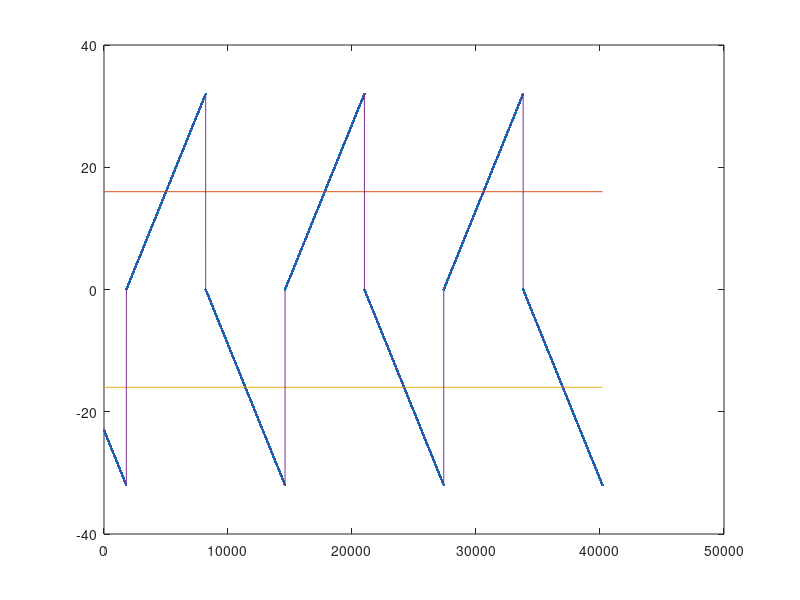

Recreate this plot in MATLAB. (Note: this script raises an error after producing the figure.)
% This program alternates between square-wave CSM and a fixed-disparity plane, with intervening gray gaps% For CSM1, the fixed-disparity plane is at zero disparity% For CSM2, the fixed-disparity plane is at a disparity matching one or other of the CSM planes% For CSM3, the fixed-disparity plane is at random depths over the range of% the sin csm stim%% init clear all% stimGating = 0; %=- set to 0 to show the stim all the time, not 0 to gate using digital one on activewiresterzShift = [ 1 0 1 0 ]*60; %%%=- msb to shift displays nasal or temporal ( global disparity )%% active wire setup for TTL fixation input% activewire(1,'OpenDevice') % open device 1% activewire(1,'SetDirection',[1 1 1 1 1 1 1 1 1 1 1 1 1 1 1 1]) % set all I/O lines to input%% timinghalfPeriod = 32; %Half-period of CSM2 but a full period of CSM due to four-phase cycle					%24 gives 10 sec CSM, 2 sec gray, 10 sec fixed-disparity, 2 sec graynCycles = 3; % 6 gives 12 cycles of CSM, six of the null depth alternation in CSM2%=- duration is 2*halfPeriod*nCyclessecsToDiscard = 9 ;dTPlan = 0.005; planFreq = round(1/dTPlan); %time sampling in the experimental plandT = 0.125;	% must not be changed !!!! gap=2; % duration of zero-disparity gap (sec)nonGap = halfPeriod/2-gap; % residual non-gap durationgapL=0.3; % luminance of the gap%% user input and defaults% choice = menu('Frequency', '0.33 Hz','1 Hz', '2 Hz', '4 Hz');% switch choice% case 1, period = 3, sizeDot = 4, disparity=24  % case 2, period = 1,  sizeDot = 4, disparity=20% case 3, period = 0.5,  sizeDot = 4, disparity=16% case 4, period = 0.25,  sizeDot = 4, disparity=12% endperiod = 1;  sizeDot = 4; disparity=10; %defaultchoice = menu('Frequency', '0.33 Hz','1 Hz', '2 Hz', '4 Hz');switch choicecase 1, period = 3, sizeDot = 4, disparity=10  case 2, period = 1,  sizeDot = 4, disparity=10case 3, period = 0.5,  sizeDot = 4, disparity=10case 4, period = 0.25,  sizeDot = 4, disparity=10enddispMagn=disparity/sizeDot;sizeX = 128;sizeY = 128;sizeFix = 2;sizePat = 4;dens = 0.1;sterRect = [0,0,sizeDot*sizeX,sizeDot*sizeY];sizeXY = sizeX*sizeY;centerInd = (sizeX/2+0.5)*sizeY;surfaceType = 1;nullType=2; fixType = 1; % defaultchoice = menu('Stimulus','CSM1 ','CSM2','csm1stat','csm2stat','csm3stat');switch choice	case 1,  nullType=1, fixType = 1; 	case 2,  nullType=2, fixType = 1;	case 3,  nullType=1, fixType = 4; 	case 4,  nullType=2, fixType = 4;    case 5,  nullType=3, fixType = 4;endmotionType = menu('Motion Type', 'step','sin');fixMov = 0;nHalfPeriodPlan = round(halfPeriod*planFreq);%% stimulus calculations% exp plan sampled every dTPlan=5 msexpPlan = [+(1:nHalfPeriodPlan), -(1:nHalfPeriodPlan)]; % 1 cycleexpPlan = expPlan * halfPeriod/nHalfPeriodPlan;expPlan = kron(ones(1,nCycles+1),expPlan); % nCycles+1 cyclesexpPlan = expPlan((2*nHalfPeriodPlan+1-planFreq*secsToDiscard):end); % nCycles + secsToDiscard upfrontMexpPlan=max(expPlan)/2; %precomputes max for gap insertionshift=0;gapPlan=[expPlan(end-shift+1:end) expPlan(1:end-shift)]; %shifts gapPlan FORWARD relative to expPlan% show the planEPL = length(expPlan);plot((1:EPL),expPlan,'.',[0 EPL],[1 1]*MexpPlan,[0 EPL],[1 1]*-MexpPlan,(1:EPL),gapPlan );% white dots, color fixationplaneClut{1} = 255*[0,0,0; 1, 1, 1];planeClut{2} = 255*[0,0,0; 1, 1, 1];planeClut{3} = 255*[0,0,0; 1, 0.8, 0.2]; %=-  gold% planeClut{3} = 255*[0,0,0; 1, 1, 1]; %=- white% ????plane0 = zeros(sizeY,sizeX);plane1 = ones(sizeY,sizeX);plane2 = plane1; plane2(round(sizeY*2/5)+1:round(sizeY*3/5),:) = 0;%% making cluts for the movieclut{1} = CombineCluts(planeClut,[1,0,2]);clut{2} = CombineCluts(planeClut,[0,1,2]);%% screens%Screen('Preference','Backgrounding',0)screenNumber=[1,2];for n = 1:2 %#ok<FORPF>	window(n) = Screen(screenNumber(n),'OpenWindow',0);	%%%Screen(window(n),'Preference','AskSetClutDriverToWaitForBlanking',1);	Screen(window(n),'Preference','DacBits',8);end%% defining rectangleswindowRect = Screen(window(1),'Rect');sterRect = CenterRect(sterRect,windowRect);%% preparing fixations%tmp = zeros(sizeY,sizeX);%tmp(sizeY/2-sizeFix/2+1:sizeY/2+sizeFix/2,sizeX/2-sizeFix/2+1:sizeX/2+sizeFix/2)=1;%fixInds{1} = find(tmp(:));	%squaretmp = zeros(sizeY,sizeX);tmp(sizeY/2, sizeX/2-sizeFix:sizeX/2+sizeFix)=1;tmp(sizeY/2-sizeFix:sizeY/2+sizeFix, sizeX/2)=1;fixInds{1} = find(tmp(:));	%=- msb  cross fixationtmp = zeros(sizeY,sizeX);tmp(sizeY/2-2*sizeFix:sizeY/2-1,sizeX/2) = 1;fixInds{2} = find(tmp(:));	% nonius lefttmp = flipud(tmp);fixInds{3} = find(tmp(:));	% nonius rightfixInds{4} = union(fixInds{1},2*sizeFix*sizeY+fixInds{2}); % square+nonius leftfixInds{5} = union(fixInds{1},2*sizeFix*sizeY+fixInds{3}); % square+nonius right%%=-  dots surroundtmp = zeros(sizeY,sizeX); %=- make empty planetmp( sizeY/2-sizePat*2:sizeY/2+sizePat*2 , sizeX/2-sizePat*2:sizeX/2+sizePat*2 )=1; %=- make a square masktmp2 = round(rand(sizeY,sizeX)-.5+dens); %=- make a plane of random dotsfixInds{6} = find(tmp(:)); %=- save the mask tmp( sizeY/2-sizeFix*2:sizeY/2+sizeFix*2 , sizeX/2-sizeFix*2:sizeX/2+sizeFix*2 )=0; %=- blank area around the cross fixtmp = tmp2.*tmp; %=- apply mask to random dotsfixInds{7} = find(tmp(:)); % save the random dotsplaneToBe{1} = plane0; planeToBe{2} = plane0;%% mainScreen('MatlabToFront')disp('Press any key to start');pausetictime0 = GetSecs;t0 = time0;for k=1:1000000000	planeBeen{1} = planeToBe{1}; planeBeen{2} = planeToBe{2};	t1 = GetSecs;	t = t1 - t0;		nT = ceil(t*planFreq);	if nT > length(expPlan), break, end		planeToChange = rem(k,2);		switch motionType;	case 1, % step CSM stereomotion: CWT		if abs(expPlan(nT)) > MexpPlan  % Select for stereomotion for high values of expPlan			if surfaceType == 1 				if nullType==1 % CSM1					dispMod = 0;				else % nullType=2; CSM2					dispMod = sign(expPlan(nT));				end			else				dispMod = 1;			end		else			dispMod = mod(expPlan(nT), period);			if dispMod < period/2				dispMod = 1;			else				dispMod = -1;			end		end		dFactor = round(dispMagn*dispMod);		if surfaceType == 1			disp = dFactor*plane1;		else			disp = dFactor*plane2;		end	case 2,  %sinusoidal stereomotion		if abs(expPlan(nT)) > MexpPlan			if surfaceType == 1                switch nullType                    case 1                        dispMod = 0;                    case 2                        dispMod = sign(expPlan(nT));                    case 3                        dispMod = (2*rand) - 1;                end			else				dispMod = 1;			end		else 			dispMod = sin(2*pi*expPlan(nT)/period);		end		dFactor = round(dispMagn*dispMod);		if surfaceType == 1			disp = dFactor*plane1;		else			disp = dFactor*plane2;		end	end	if fixMov			dispFix = round(dispMagn*dispMod);	else		dispFix = 0;%		dispFix = -8; %%%=- msb : move fix disparity here -=%%%	end	% about .02-.03 s	planeToBe{1} = round(rand(sizeY,sizeX)-.5+dens);	planeToBe{2} = round(rand(sizeY,sizeX)-.5+dens);	inds0 = (1:sizeXY)';    inds1 = inds0 - sizeY*disp(:);    inds1 = max(inds1,1);    inds1 = min(inds1,sizeXY);	planeToBe{2}(inds1) = planeToBe{1}(inds0);			% about 0.01 s	for n=1:2		% add plane		ster{n} = planeBeen{n}*2^planeToChange+planeToBe{n}*2^(1-planeToChange);		switch fixType; %=- set the fixation type		case 1, %=- simple cross			if n == 1 				ster{n}(fixInds{1}+floor(dispFix/2)*sizeY) = 4;			else				ster{n}(fixInds{1}-ceil(dispFix/2)*sizeY) = 4;			end		case 2,			if n == 1				ster{n}(fixInds{2}+floor(dispFix/2)*sizeY) = 4;			else				ster{n}(fixInds{3}-ceil(dispFix/2)*sizeY) = 4;			end		case 3,			if n == 1				ster{n}(fixInds{4}+floor(dispFix/2)*sizeY) = 4;			else				ster{n}(fixInds{5}-ceil(dispFix/2)*sizeY) = 4;			end		case 4, %=- cross with static dots surround			if n == 1 %=- static surround				ster{n}(fixInds{6}+floor(dispFix/2)*sizeY) = 0;			else				ster{n}(fixInds{6}-ceil(dispFix/2)*sizeY) = 0;			end			if n == 1 %=- static dots in surround				ster{n}(fixInds{7}+floor(dispFix/2)*sizeY) = 3;			else				ster{n}(fixInds{7}-ceil(dispFix/2)*sizeY) = 3;			end			if n == 1 %=- simple cross				ster{n}(fixInds{1}+floor(dispFix/2)*sizeY) = 4;			else				ster{n}(fixInds{1}-ceil(dispFix/2)*sizeY) = 4;			end		end		end	% about 0.08 s	% 	if stimGating == 0% 		portValue(1)=1; %%%=- to disable stimulus gating -=%%%% 	else% 		portValue= activewire(1,'GetPort'); % is monkey fixating?% 	end		for n=1:2				ep = abs(gapPlan(nT)) - MexpPlan; gep = ep - MexpPlan/2*(sign(ep)-1); % generates a double-frequency ramp				if gep > nonGap; % Changes display at end of each phase "gaps"			ster{n} = (1-gapL)*200*plane1;			if n == 1				ster{n}(fixInds{1}+floor(dispFix/2)*sizeY) = 4;			else				ster{n}(fixInds{1}-ceil(dispFix/2)*sizeY) = 4;			end		end			if k*dT<secsToDiscard % Changes display at beginning of run			ster{n} = (1-gapL)*200*plane1;			if n == 1				ster{n}(fixInds{1}+floor(dispFix/2)*sizeY) = 4;			else				ster{n}(fixInds{1}-ceil(dispFix/2)*sizeY) = 4;			end		end		%%%%=- stimulus gating based on TTL input line -=%%%%% 		if portValue(1) == 1 % if the digital input line is high%				Screen(window(n), 'PutImage', ster{n}, sterRect+sterzShift*((n-1.5)*2)); % show the stuff =- msb shift in or out by sterzShift% 		else% 				Screen(window(n), 'FillRect',0); % dont show stuff% 		end			Screen(window(n), 'PutImage', ster{n}, sterRect+sterzShift*((n-1.5)*2));	end		time1 = GetSecs;% 	if time1 - time0 > dT% 			error('rate too fast')% 	else% 		while 1% 			time1 = GetSecs;% 			if time1 - time0 > dT% 				time0 = time1;% 				break% 			end% 		end% 	end	% less than 1 ms	%if k*dT>secsToDiscard % Changes display at beginning of run	if k*dT>0 % never Changes display at beginning of run		if gep < nonGap; % blocks flickering by showing dots only before gap			Screen(window(1),'SetClut',clut{2-planeToChange});			Screen(window(2),'SetClut',clut{2-planeToChange});		end	endend%% clean uptocclear allScreen('MatlabToFront')